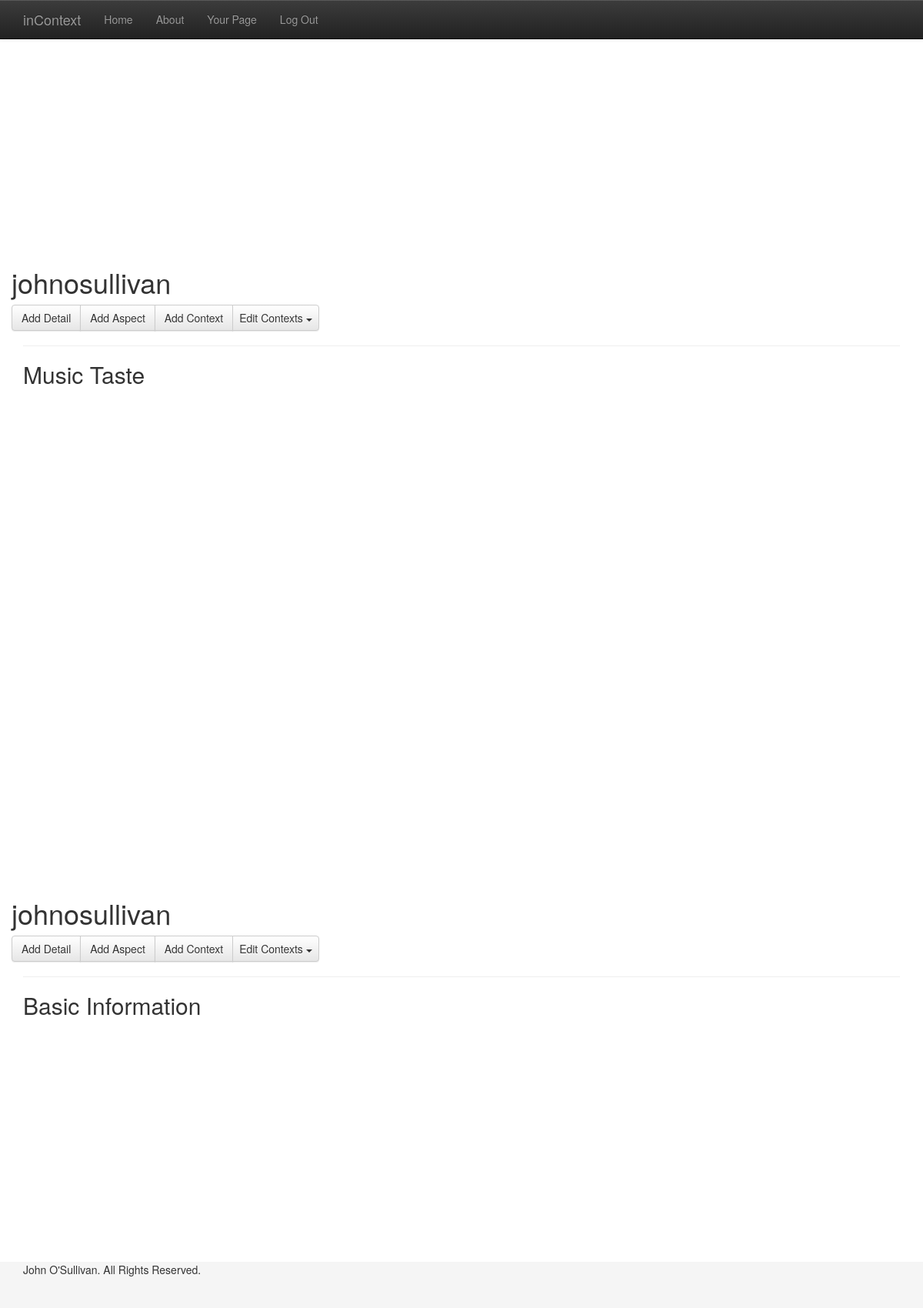
The app's page /user/sully (signed in), older data.
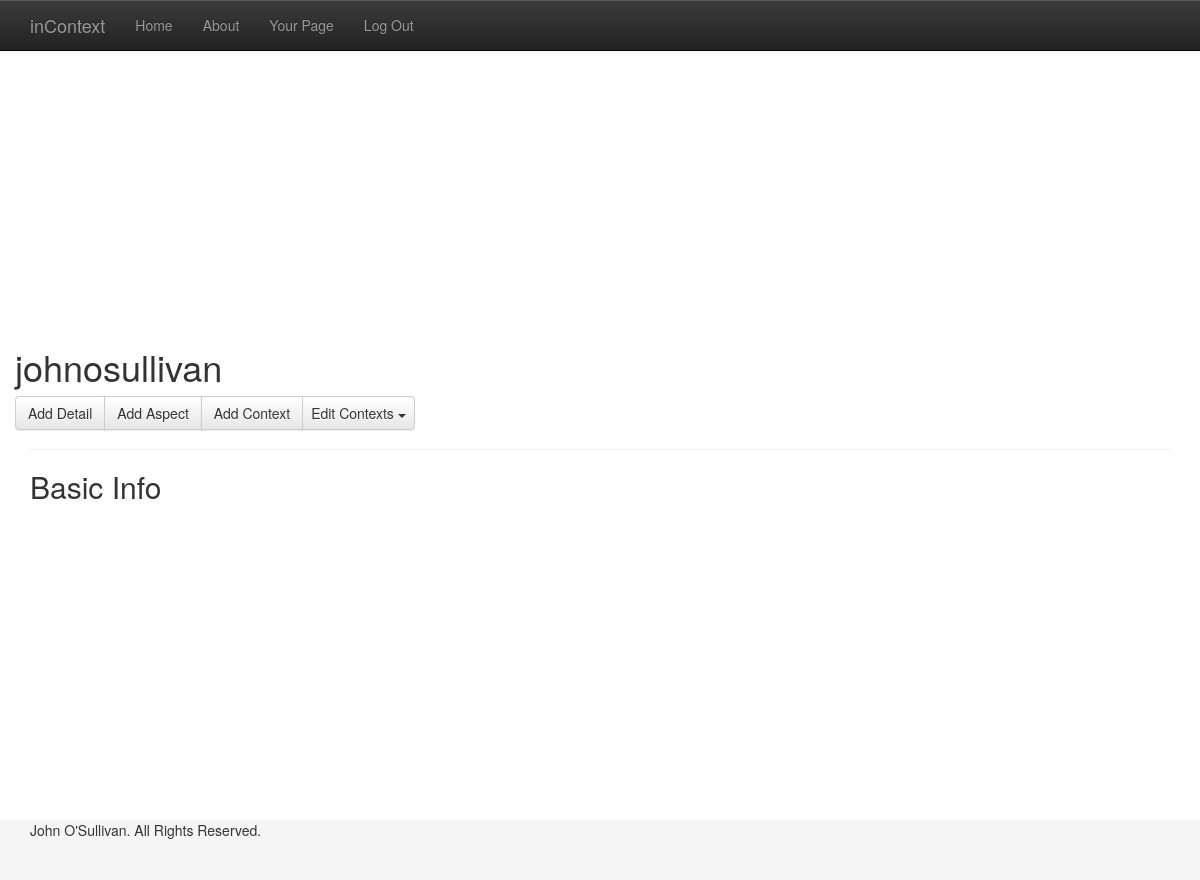
The same page, newer data.
### models.py (models this page shows, shortened)
class User(Base):
    __tablename__ = 'users'
    user_id =  Column( Integer, primary_key=True)
    name =  Column( String(120), unique=True)
    email =  Column( String(120), unique=True)
    url =  Column( String(30), unique=True)
    password =  Column( String(30))
    connection =  relationship("Connection", secondary = 'users_to_connections', backref='users')
    perspective = relationship("Perspective")
    context =  relationship("Context")
    aspect =  relationship("Aspect")
    detail =  relationship("Detail")
    def is_anonymous(self):
        return False

class Aspect(Base):
    __tablename__ = 'aspects'
    aspect_id =  Column( Integer, primary_key = True)
    user_id =  Column( Integer,  ForeignKey('users.user_id'), nullable = False)
    title =  Column( String(120), nullable = False)
    detail =  relationship("Detail")

### views.py (the view, shortened to what this page needs)
@app.route('/user/<profileURL>')
def getProfile(profileURL):
    from math import ceil
    user = User.query.filter(User.url == profileURL).one()
    user_aspects = getVisibleAspects(user, current_user)
    aspects = []
    for each in user_aspects:
        aspect_data = {'title': each.title}
        aspect_data['rows'] = []
        aspect_details = each.detail
        numRows = int(ceil(len(aspect_details) / 3.0))
        print numRows
        aspects.append(aspect_data)
    return render_template('pages/user_profile.html', user = user, aspects = aspects,
                                             yourPage = user.user_id == current_user.user_id,
                                             profileURL = profileURL)

### app.py (called while the page is built)
@app.teardown_request
def shutdown_session(exception=None):
    db_session.remove()

@login_manager.user_loader
def load_user(userid):
    return User.query.get(int(userid))

### views.py (called while the page is built, shortened)
@app.context_processor
def add_user():
    return dict(current_user = current_user)

def getVisibleAspects(pageUser, viewUser):
    if pageUser == viewUser:
        return pageUser.aspect

### templates/pages/user_profile.html (shortened to what this page needs)
{% extends 'layouts/main.html' %}
{% block content %}
{% for aspect in aspects %}
<div class="section">
    <div class="page-header">
        <div class='row'>
            <h1> {{ user.name }} </h1>
            <p class="float-right">
                {% if not yourPage %}
                <a role="button" class="btn btn-default float-right" href="{{ url_for('addConnection', profileURL = profileURL) }}">
                    Connect
                </a>
            <ul class="dropdown-menu">
                {% for context in contexts %}
                <li><a href="{{ url_for('createConnection') }}">{{ context.name }}</a></li>
                {% endfor %}
            </ul>
            {% else %}
            <div class='btn-group'>
            <button role='button' class='btn btn-default' href="{{ url_for('addDetail', profileURL = current_user.url) }}">Add Detail</button>
            <button role='button' class='btn btn-default' href="{{ url_for('addAspect', profileURL = current_user.url) }}">Add Aspect</button>
            <button role='button' class='btn btn-default' href="{{ url_for('addContext', profileURL = current_user.url) }}">Add Context</button>
            <button role='button' class='btn btn-default dropdown-toggle' data-toggle='dropdown'>
                Edit Contexts <span class="caret"></span>
            </button>
            </div>
            {% endif %}
            </p>
        </div>
    </div>
    <h2>{{ aspect['title'] }}</h2>
</div>
{% endfor %}
{% endblock %}

### templates/layouts/main.html (shortened to what this page needs)
<!doctype html>
<head>
<link type="text/css" rel="stylesheet" href="../../static/css/font-awesome-3.2.1.min.css" />
<link type="text/css" rel="stylesheet" href="../../static/css/bootstrap-3.0.0.min.css">
<link type="text/css" rel="stylesheet" href="../../static/css/bootstrap-theme-3.0.0.min.css" />
<link type="text/css" rel="stylesheet" href="../../static/css/layout.main.css" />
<link type="text/css" rel="stylesheet" href="../../static/css/main.css" />
<link type="text/css" rel="stylesheet" href="../../static/css/main.responsive.css" />
<link type="text/css" rel="stylesheet" href="../../static/css/main.quickfix.css" />
    <link type="text/css" rel="stylesheet" href="../../static/css/jquery.fullPage.css">
</head>
<body>
  <div id="wrap">
    <div class="navbar navbar-default navbar-fixed-top navbar-inverse">
      <div class="container">
        <div class="navbar-header">
          <a class="navbar-brand" href="/">inContext</a>
        </div>
        <div class="collapse navbar-collapse">
          <ul class="nav navbar-nav">
            <li {% if request.endpoint == 'home' %} class="active" {% endif %} ><a href="{{ url_for('home') }}">Home</a></li>
            <li {% if request.endpoint == 'about' %} class="active" {% endif %} ><a href="{{ url_for('about') }}">About</a></li>
              {% if not current_user.is_anonymous() %}
              <li><a href="{{ url_for('getProfile', profileURL = current_user.url) }}">Your Page</a></li>
              <li><a href="{{ url_for('logout') }}">Log Out</a></li>
              {% else %}
              <li><a href="{{ url_for('login') }}">Login</a></li>
              <li><a href="{{ url_for('register') }}">Register Now!</a></li>
              {% endif %}
          </ul>
        </div>
      </div>
    </div>
    <main id="content" role="main" class="container">
      {% block content %}{% endblock %}
    </main>
  </div>
  <div id="footer">
    <div class="container">
      <p>John O'Sullivan.  All Rights Reserved.</p>
    </div>
  </div>
</body>
</html>

### static/css/layout.main.css (style rules this page uses)
html, body { height: 100%; }
#wrap { min-height: 100%; height: auto !important; height: 100%; margin: 0 auto -60px; padding: 0 0 60px; }
#footer { height: 60px; background-color: #f5f5f5; }
#wrap > .container { padding: 60px 15px 0; }
#footer > .container { padding-left: 15px; padding-right: 15px; }

### static/css/main.css (style rules this page uses)
a { cursor: pointer; }

Row changes from the older to the newer data that the page shows:
no longer on this page (row edited): Aspect: {{ user.name }} "johnosullivan", title "Basic Information"
changed Aspect: title "Music Taste" → "Basic Info"
